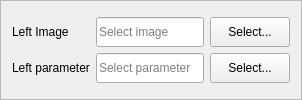
               <widget class="QFrame" name="frame_config_2">
                <property name="frameShape">
                 <enum>QFrame::StyledPanel</enum>
                </property>
                <property name="frameShadow">
                 <enum>QFrame::Raised</enum>
                </property>
                <layout class="QHBoxLayout" name="horizontalLayout_17">
                 <item>
                  <layout class="QHBoxLayout" name="horizontalLayout_7">
                   <item>
                    <layout class="QVBoxLayout" name="verticalLayout_2">
                     <item>
                      <layout class="QGridLayout" name="gridLayout_5">
                       <item row="0" column="1">
                        <widget class="QLineEdit" name="lineedit_right_image_path">
                         <property name="minimumSize">
                          <size>
                           <width>0</width>
                           <height>30</height>
                          </size>
                         </property>
                         <property name="maximumSize">
                          <size>
                           <width>16777215</width>
                           <height>16777215</height>
                          </size>
                         </property>
                         <property name="inputMask">
                          <string/>
                         </property>
                         <property name="text">
                          <string/>
                         </property>
                         <property name="readOnly">
                          <bool>true</bool>
                         </property>
                         <property name="placeholderText">
                          <string>Select image</string>
                         </property>
                        </widget>
                       </item>
                       <item row="0" column="0">
                        <widget class="QLabel" name="label_4">
                         <property name="maximumSize">
                          <size>
                           <width>112</width>
                           <height>16777215</height>
                          </size>
                         </property>
                         <property name="text">
                          <string>Left Image</string>
                         </property>
                        </widget>
                       </item>
                       <item row="0" column="2">
                        <widget class="QPushButton" name="btn_right_image">
                         <property name="minimumSize">
                          <size>
                           <width>0</width>
                           <height>30</height>
                          </size>
                         </property>
                         <property name="maximumSize">
                          <size>
                           <width>16777215</width>
                           <height>16777215</height>
                          </size>
                         </property>
                         <property name="toolTip">
                          <string>Select Image</string>
                         </property>
                         <property name="text">
                          <string>Select...</string>
                         </property>
                        </widget>
                       </item>
                       <item row="1" column="2">
                        <widget class="QPushButton" name="btn_right_parameter">
                         <property name="minimumSize">
                          <size>
                           <width>0</width>
                           <height>30</height>
                          </size>
                         </property>
                         <property name="maximumSize">
                          <size>
                           <width>16777215</width>
                           <height>16777215</height>
                          </size>
                         </property>
                         <property name="toolTip">
                          <string>Select Parameter</string>
                         </property>
                         <property name="text">
                          <string>Select...</string>
                         </property>
                        </widget>
                       </item>
                       <item row="1" column="1">
                        <widget class="QLineEdit" name="lineedit_right_parameter_path">
                         <property name="minimumSize">
                          <size>
                           <width>0</width>
                           <height>30</height>
                          </size>
                         </property>
                         <property name="maximumSize">
                          <size>
                           <width>16777215</width>
                           <height>16777215</height>
                          </size>
                         </property>
                         <property name="text">
                          <string/>
                         </property>
                         <property name="readOnly">
                          <bool>true</bool>
                         </property>
                         <property name="placeholderText">
                          <string>Select parameter </string>
                         </property>
                        </widget>
                       </item>
                       <item row="1" column="0">
                        <widget class="QLabel" name="label_5">
                         <property name="maximumSize">
                          <size>
                           <width>112</width>
                           <height>16777215</height>
                          </size>
                         </property>
                         <property name="text">
                          <string>Left parameter</string>
                         </property>
                        </widget>
                       </item>
                      </layout>
                     </item>
                    </layout>
                   </item>
                  </layout>
                 </item>
                </layout>
               </widget>
